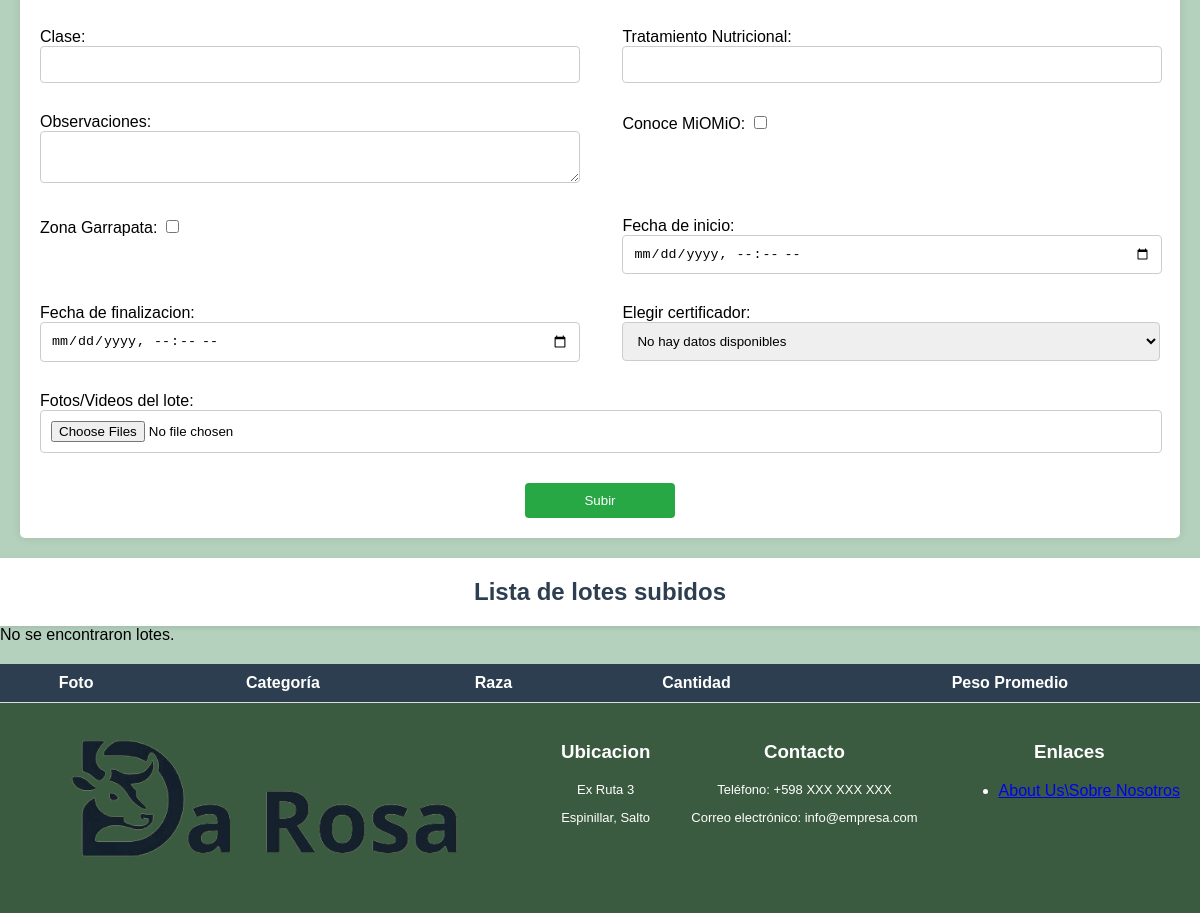
Page /paginas/lotes.php (lower part) on the earlier database version.
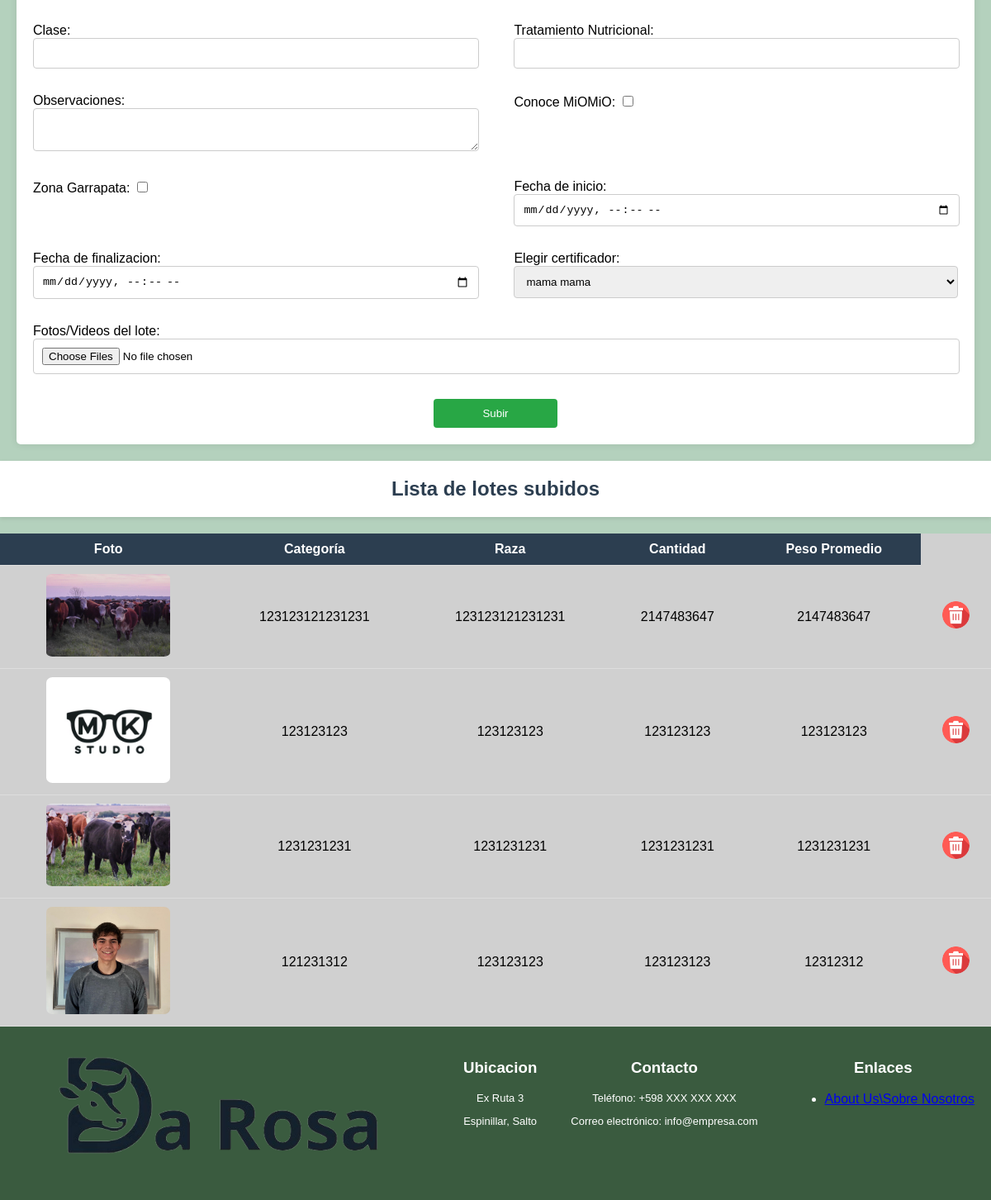
Same page on the later database version.
### tables this page shows
CREATE TABLE `lotes` (
  `id_lote` int(11) NOT NULL,
  `categoria` varchar(40) DEFAULT NULL,
  `cantidad` int(11) DEFAULT NULL,
  `peso_promedio` int(11) DEFAULT NULL,
  `peso_maximo` int(11) DEFAULT NULL,
  `peso_minimo` int(11) DEFAULT NULL,
  `cant_pesada` int(11) DEFAULT NULL,
  `clase` varchar(20) DEFAULT NULL,
  `estado` varchar(20) DEFAULT NULL,
  `raza` varchar(60) DEFAULT NULL,
  `edad` int(11) DEFAULT NULL,
  `sanidad` varchar(255) DEFAULT NULL,
  `tratamiento_nutricional` varchar(255) DEFAULT NULL,
  `conoce_miomio` tinyint(1) DEFAULT NULL,
  `zona_garrapata` tinyint(1) DEFAULT NULL,
  `observaciones` text DEFAULT NULL,
  `fecha_inicio` datetime DEFAULT NULL,
  `fecha_fin` datetime DEFAULT NULL,
  `vendido` tinyint(1) NOT NULL DEFAULT 0,
  `id_certificador` int(11) DEFAULT NULL
);

### paginas/lotes.php (the view, shortened to what this page needs)
<?php
include '../includes/conexion.php';
$sql = "SELECT
            lotes.id_lote,
            lotes.categoria,
            lotes.raza,
            lotes.cantidad,
            lotes.peso_promedio,
            MIN(archivo.ruta) AS ruta
        FROM
            lotes
        LEFT JOIN
            archivo ON lotes.id_lote = archivo.id_lote
        WHERE
            fecha_fin > NOW()
            AND lotes.vendido = 0
        GROUP BY
            lotes.id_lote";
$result = mysqli_query($conexion, $sql);
@$rol_usuario = $_SESSION['rol'];
$sql_cert = "SELECT * FROM certificador;";
$result_cert = mysqli_query($conexion, $sql_cert);
?>
<!DOCTYPE html>
<html lang="es">
<head>
    <link rel="stylesheet" href="../css/lotes.css">
</head>
<?php
    if ($rol_usuario == 'Administrador'){
        include '../includes/headeradmin.php';
    } else {
        include '../includes/header.php';
    }
?>
<body>
    <form action="" method="post" enctype="multipart/form-data">
        <div class="info">
            <label for="edad">Edad:
            </label>
            <label for="sanidad">Sanidad:
            </label>
            <label for="Clase">Clase:
                <input type="text" name="clase" required>
            </label>
            <label for="tratamiento_nutricional">Tratamiento Nutricional:
                <input type="text" name="tratamiento_nutricional" required>
            </label>
            <label for="observaciones">Observaciones:
                <textarea name="observaciones"></textarea>
            </label>
            <label for="conoce_miomio">Conoce MiOMiO:
                <input type="checkbox" name="conoce_miomio" value="1">
            </label>
            <label for="zona_garrapata">Zona Garrapata:
                <input type="checkbox" name="zona_garrapata" value="1">
            </label>
            <label for="fecha_inicio">Fecha de inicio:
                <input type="datetime-local" name="fecha_inicio" required>
            </label>
            <label for="fecha_finalizacion">Fecha de finalizacion:
                <input type="datetime-local" name="fecha_finalizacion" required>
            </label>
            <label for="certificador">Elegir certificador:
                <select name="certificador" required>
                <?php
                    if ($result_cert->num_rows > 0) {
                        while ($row = $result_cert->fetch_assoc()) {
                            echo '<option value="' . $row['id_certificador'] . '">' . $row['nombre'] . " " . $row['apellido'] .'</option>';
                        }
                    } else {
                        echo '<option value="">No hay datos disponibles</option>';
                    }
                    ?>
                </select>
            </label>
        </div>
        <label for="foto_lote">Fotos/Videos del lote:
                <input type="file" name="archivos[]" id="foto_lote" required accept=".jpg, .png, .mp4" multiple>
            </label>
        <div class="btn">
            <input type="submit" value="Subir">
        </div>
    </form>
    <h2>Lista de lotes subidos</h2>
    <table class="listas">
        <thead>
            <tr>
                <th class='esconder'>Foto</th>
                <th class='esconder'>Categoría</th>
                <th class='esconder'>Raza</th>
                <th class='esconder'>Cantidad</th>
                <th class='esconder'>Peso Promedio</th>
            </tr>
        </thead>
        <tbody>
            <div class="fila_tabla">
            <?php
                if (mysqli_num_rows($result) > 0) {
                    while ($row = mysqli_fetch_assoc($result)) {
                        echo "<tr>";
                        echo "<td class='esconder'><a href='administrar_lote.php?id=" . $row['id_lote'] . "'><img src='" . $row['ruta'] . "' alt='" . $row['categoria'] . "' class='imagen'></a></td>";
                        echo "<td class='esconder'>" . $row['categoria'] . "</td>";
                        echo "<td class='esconder'>" . $row['raza'] . "</td>";
                        echo "<td class='esconder'>" . $row['cantidad'] . "</td>";
                        echo "<td class='esconder'>" . $row['peso_promedio'] . "</td>";
                        echo "<td ><img src='../imagenes/borrar.png' alt='" . $row['categoria'] . "' onclick='borrarlote(" . $row['id_lote'] . ")' class='borrar'></td>";
                        echo "</tr>";
                    }
                } else {
                    echo "No se encontraron lotes.";
                }
            ?>
            </div>
        </tbody>
    </table>
</body>
<?php include '../includes/footer.php'; ?>
</html>

Differences in the rows shown:
added lotes: categoria (picture), categoria "123123121231231", raza "123123121231231", cantidad "2147483647", peso_promedio "2147483647"
added lotes: categoria (picture), categoria "123123123", raza "123123123", cantidad "123123123", peso_promedio "123123123"
added lotes: categoria (picture), categoria "1231231231", raza "1231231231", cantidad "1231231231", peso_promedio "1231231231"
added lotes: categoria (picture), categoria "121231312", raza "123123123", cantidad "123123123", peso_promedio "12312312"
Other differences:
form field certificador: "No hay datos disponibles" → "mama mama"
text no longer shown: "No se encontraron lotes."
